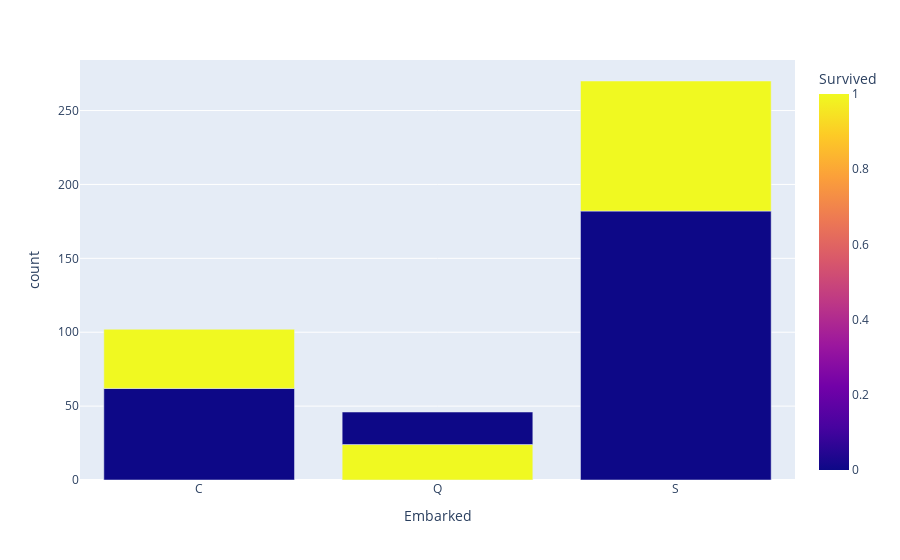

Write notebook code for a chart like this one.
### Code cell
px.bar(portwise , x='Embarked' , y='count' , color='Survived' )

### Figure 1 — Plotly figure (JSON) as saved in the notebook; plotly's stock layout.template omitted (floating-point values rounded to 4 significant figures)
{"data": [{"alignmentgroup": "True", "hovertemplate": "Embarked=%{x}<br>count=%{y}<br>Survived=%{marker.color}<extra></extra>", "legendgroup": "", "marker": {"color": [0, 1, 1, 0, 0, 1], "coloraxis": "coloraxis", "pattern": {"shape": ""}}, "name": "", "offsetgroup": "", "orientation": "v", "showlegend": false, "textposition": "auto", "type": "bar", "x": ["C", "C", "Q", "Q", "S", "S"], "xaxis": "x", "y": [62, 40, 24, 22, 182, 88], "yaxis": "y"}], "layout": {"barmode": "relative", "coloraxis": {"colorbar": {"title": {"text": "Survived"}}, "colorscale": [[0, "#0d0887"], [0.1111, "#46039f"], [0.2222, "#7201a8"], [0.3333, "#9c179e"], [0.4444, "#bd3786"], [0.5556, "#d8576b"], [0.6667, "#ed7953"], [0.7778, "#fb9f3a"], [0.8889, "#fdca26"], [1, "#f0f921"]]}, "legend": {"tracegroupgap": 0}, "margin": {"t": 60}, "xaxis": {"anchor": "y", "domain": [0, 1], "title": {"text": "Embarked"}}, "yaxis": {"anchor": "x", "domain": [0, 1], "title": {"text": "count"}}}}
